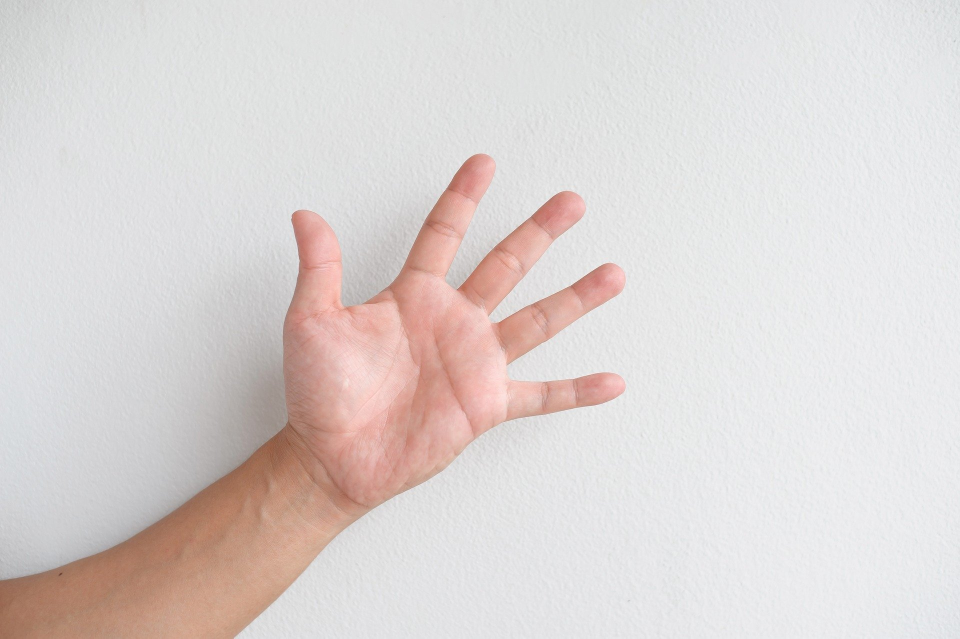
#> input picture images/paper.jpg, 1920 x 1277 px, given in place of the camera (shown at 1/2 size)
$ python opencv_morphological.py
#> lines starting #> are read from the running program, lines starting #| are printed output that depends on the picture; after the words box and inside, x2 and y2 are one past the last pixel; in counts of white or black regions, pixels touching at a corner belong together
#> further down, cap is the input picture: shape (1277, 1920, 3); mean B, G, R 211.7, 213.5, 221
from enum import auto, Enum
from typing import Tuple

import cv2 as cv
import numpy as np


class Shape(Enum):
    rock = auto()
    paper = auto()
    scissors = auto()

    none = auto()


def detect(img: np.ndarray) -> Tuple[np.ndarray, Shape]:
    # img = cv.resize(img, (720, 480))
    img = cv.resize(img, None, fx=0.5, fy=0.5)
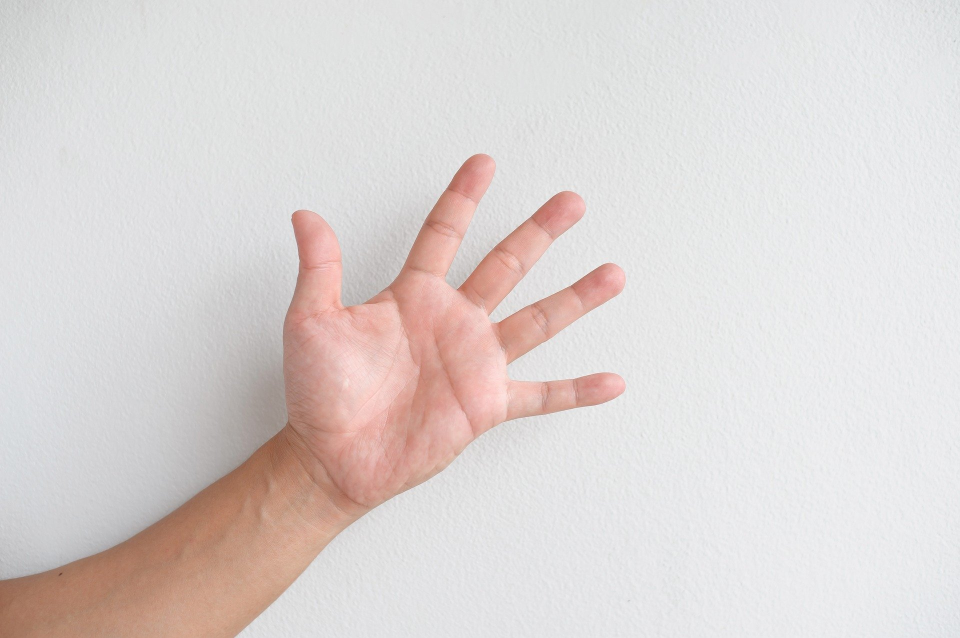
#> img: shape (638, 960, 3); mean of channels 0, 1, 2 211.8, 213.6, 221.2; drawn as B, G, R
    img: np.ndarray

    # [6 lines of commented-out code are left out]

    rn = cv.blur(img, (5, 5))
    # cv.imshow("1. blur", rn)

    hsv = cv.cvtColor(rn, cv.COLOR_BGR2HSV)
#> hsv: shape (638, 960, 3); mean H, S, V 71.8, 15.2, 222.7
    lower = np.array([0, 30, 90], dtype="uint8")
    upper = np.array([50, 255, 255], dtype="uint8")
    skin_region_hsv = cv.inRange(hsv, lower, upper)
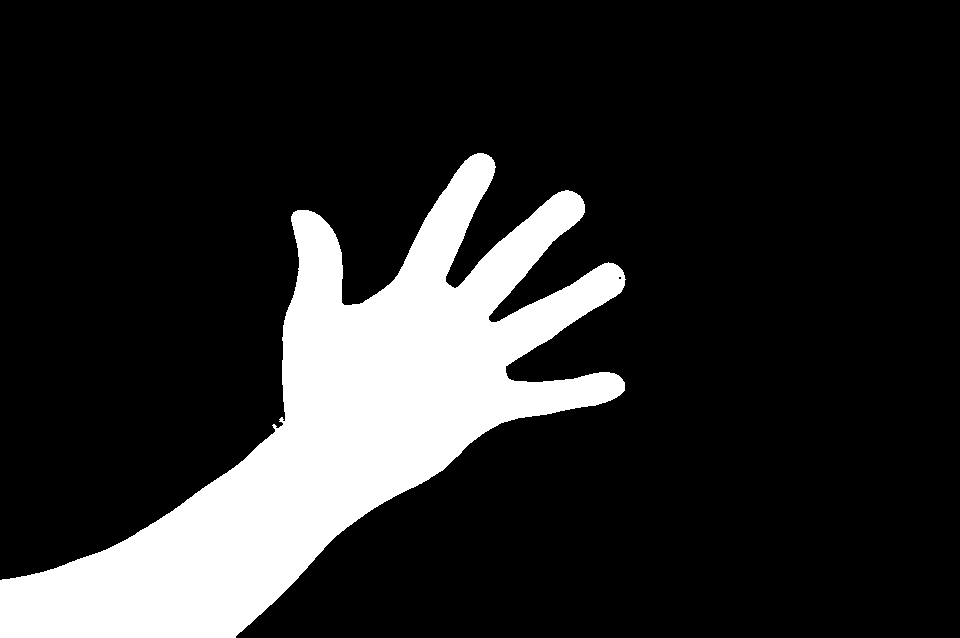
#> skin_region_hsv: shape (638, 960); 16.6% white; 1 white region, box (x1, y1, x2, y2) and area: (0, 153, 626, 638) 101386

    blurred = cv.medianBlur(skin_region_hsv, 5)
#> blurred: shape (638, 960); 16.6% white; 1 white region, box (x1, y1, x2, y2) and area: (0, 153, 625, 638) 101393

    kernel = np.ones((8, 8), np.uint8)
    morphed = cv.morphologyEx(blurred, cv.MORPH_DILATE, kernel)
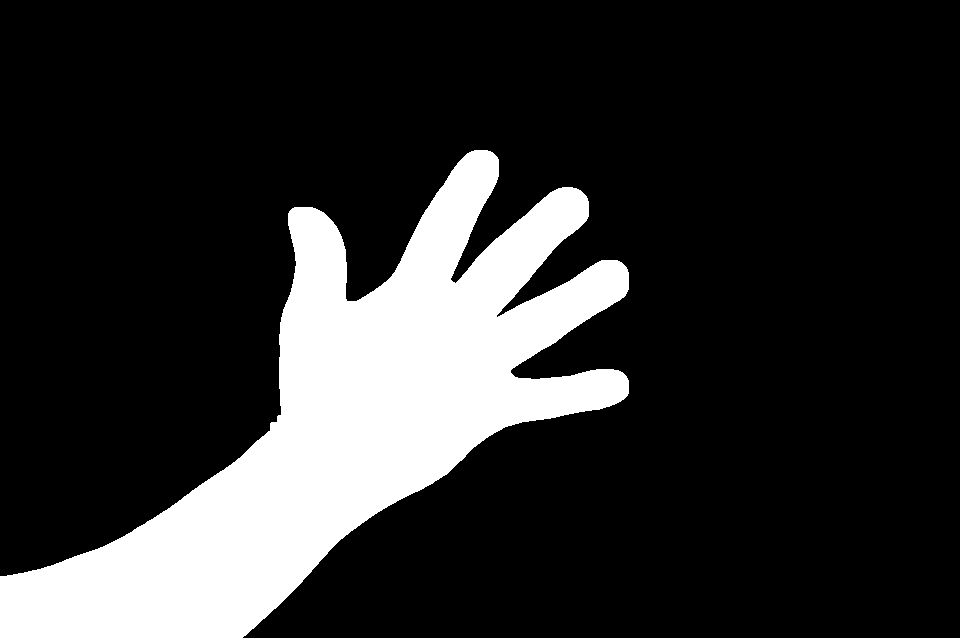
#> morphed: shape (638, 960); 18.3% white; 1 white region, box (x1, y1, x2, y2) and area: (0, 150, 629, 638) 111828
    morphed = cv.medianBlur(morphed, 5)
#> morphed: shape (638, 960); 18.3% white; 1 white region

    contours, hierarchy = cv.findContours(morphed, cv.RETR_TREE, cv.CHAIN_APPROX_SIMPLE)
#> contours = 1 contour; box (x1, y1, x2, y2) and area: (0, 150, 629, 638) 110696
    contours = max(contours, key=lambda x: cv.contourArea(x))
#> contours = contour of 977 points, box (x1, y1, x2, y2) (0, 150, 629, 638), area 110696
    cv.drawContours(img, [contours], -1, (0, 255, 0), 2)

    # Apply approxPolyDP
    """
    contours, hierarchy = cv.findContours(morphed, cv.RETR_TREE, cv.CHAIN_APPROX_SIMPLE)
    contours = max(contours, key=lambda x: cv.contourArea(x))
    epsilon = 0.0075 * cv.arcLength(contours, True)
    contours = cv.approxPolyDP(contours, epsilon, True)
    cv.drawContours(img, [contours], -1, (0, 255, 0), 2)
    """

    hull = cv.convexHull(contours)
#> hull = contour of 19 points, box (x1, y1, x2, y2) (0, 150, 629, 638), area 178050
    cv.drawContours(img, [hull], -1, (0, 0, 0), 2)
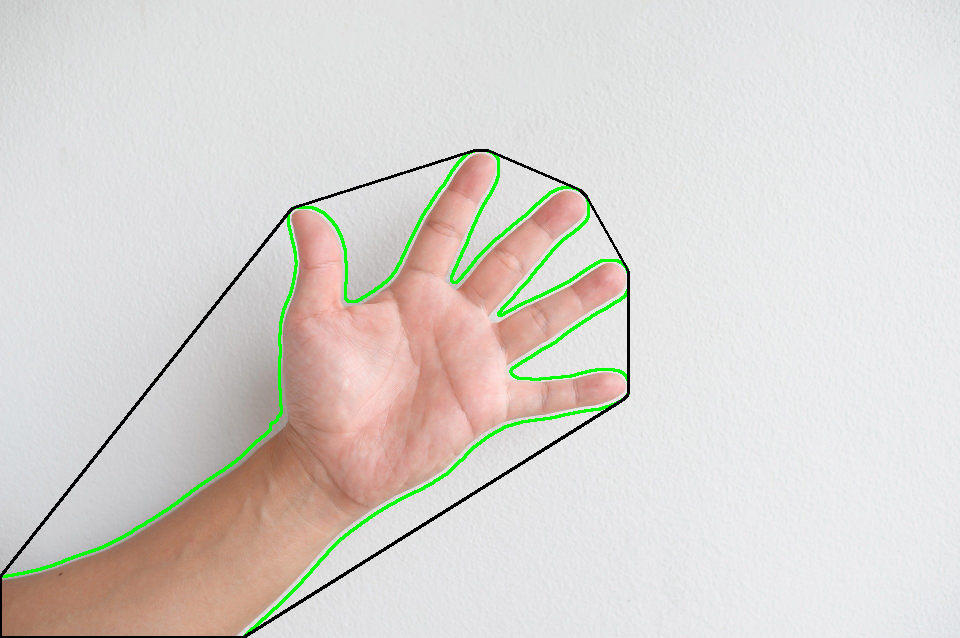
#> img: shape (638, 960, 3); mean of channels 0, 1, 2 207.6, 212.4, 216.8; drawn as B, G, R
    hull = cv.convexHull(contours, returnPoints=False)
#> hull = 19 values, max 976 at index 0, min 0 at index 18, mean 550.6
    defects = cv.convexityDefects(contours, hull)
#> defects = 13 rows, first 6: [0, 156, 117, 27733], [156, 158, 157, 114], [159, 388, 228, 30830], [390, 562, 497, 10417], [562, 564, 563, 142], [565, 567, 566, 114]

    acutes = 0
    for i in range(defects.shape[0]):
        s, e, f, d = defects[i][0]
        start = tuple(contours[s][0])
        end = tuple(contours[e][0])
        far = tuple(contours[f][0])

        a = np.sqrt((end[0] - start[0]) ** 2 + (end[1] - start[1]) ** 2)
        b = np.sqrt((far[0] - start[0]) ** 2 + (far[1] - start[1]) ** 2)
        c = np.sqrt((end[0] - far[0]) ** 2 + (end[1] - far[1]) ** 2)

        angle = np.arccos((b ** 2 + c ** 2 - a ** 2) / (2 * b * c))
        if angle <= np.pi / 2:
            acutes += 1
            cv.circle(img, start, 4, [0, 0, 255], -1)
#> this loop made 13 passes
#> (s, e, f, d, start, end, far, a) on passes 1 to 10: (0, 156, 117, 27733, (474, 150), (294, 207), (356, 301), 188.8), (156, 158, 157, 114, (294, 207), (292, 208), (293, 208), 2.24), (159, 388, 228, 30830, (289, 211), (0, 576), (270, 429), 465.6), (390, 562, 497, 10417, (243, 637), (620, 401), (489, 435), 444.8), (562, 564, 563, 142, (620, 401), (623, 399), (622, 399), 3.61), (565, 567, 566, 114, (627, 395), (628, 393), (627, 394), 2.24), (567, 699, 609, 30208, (628, 393), (628, 272), (510, 371), 121), (699, 701, 700, 162, (628, 272), (627, 269), (627, 271), 3.16), (701, 703, 702, 114, (627, 269), (626, 267), (626, 268), 2.24), (703, 835, 798, 34455, (626, 267), (586, 196), (498, 314), 81.49)
#> img: shape (638, 960, 3); 0.03% of pixels changed, all inside (x1, y1, x2, y2) = (470, 146, 633, 398)
#> after the loop, acutes = 4

    fingers = acutes + 1 if acutes > 0 else acutes
#> fingers = 5

    if not fingers:
        _shape = Shape.rock
    elif fingers == 2:
        _shape = Shape.scissors
    elif fingers == 5:
        _shape = Shape.paper
    else:
        _shape = Shape.none

    return img, _shape


camera = cv.VideoCapture(0)

while camera.isOpened():
    _, cap = camera.read()
    # noinspection PyBroadException
    try:
        cap, shape = detect(cap)
        cv.putText(
            cap,
            str(shape).split(".")[1],
            (0, 50),
            cv.FONT_HERSHEY_SIMPLEX,
            2,
            (0, 0, 255),
            4,
            cv.LINE_AA,
        )
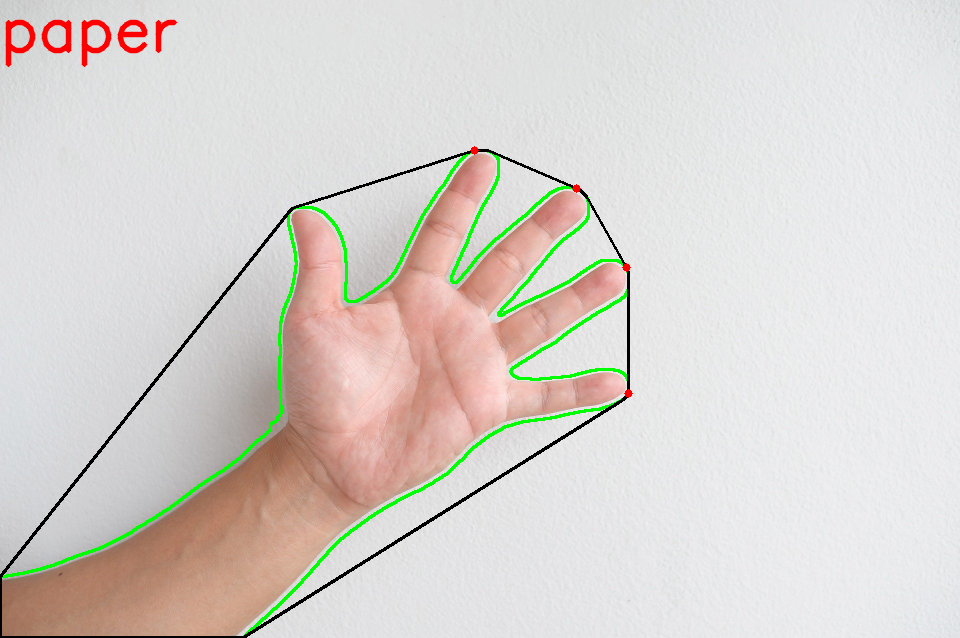
#> cap: shape (638, 960, 3); mean of channels 0, 1, 2 206.7, 211.5, 217; drawn as B, G, R
    except Exception:
        pass

    cv.imshow("2020 Kanggo Storm - Rock Paper Scissors!", cap)

    if cv.waitKey(1) & 0xFF == ord("q"):
#> (key q is pressed here)
        break
else:
    im = cv.imread("images/rock.jpg")
    import time

    start_time = time.time()
    im, sh = detect(im)
    cv.putText(
        im,
        str(sh).split(".")[1],
        (0, 50),
        cv.FONT_HERSHEY_SIMPLEX,
        2,
        (0, 0, 255),
        4,
        cv.LINE_AA,
    )
    end_time = time.time()
    cv.imshow("2020 Kanggo Storm - Rock Paper Scissors!", im)
    cv.waitKey()

    print("Detect {} in {}s".format(sh, end_time - start_time))

    raise IOError("No camera available")

camera.release()
cv.destroyAllWindows()

$ run again, on images/rock1.jpg
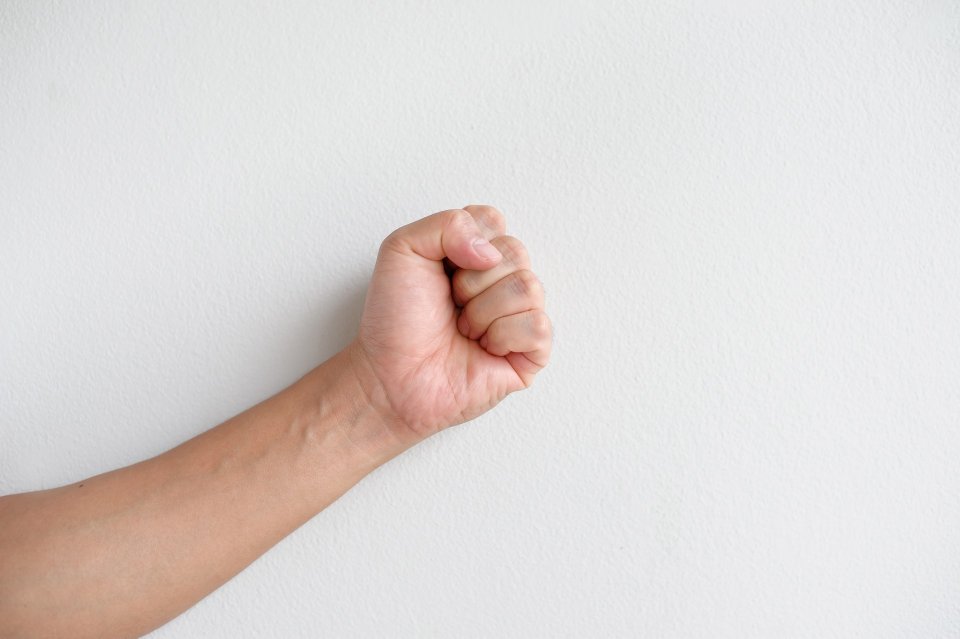
#> input picture images/rock1.jpg, 1920 x 1277 px, given in place of the camera (shown at 1/2 size)
#> cap is the input picture: shape (1277, 1920, 3); mean B, G, R 213.8, 216.1, 222.6
#> hsv: shape (638, 960, 3); mean H, S, V 77.5, 15.2, 224.3
#> in detect, `skin_region_hsv = cv.inRange(hsv, lower, upper)`:
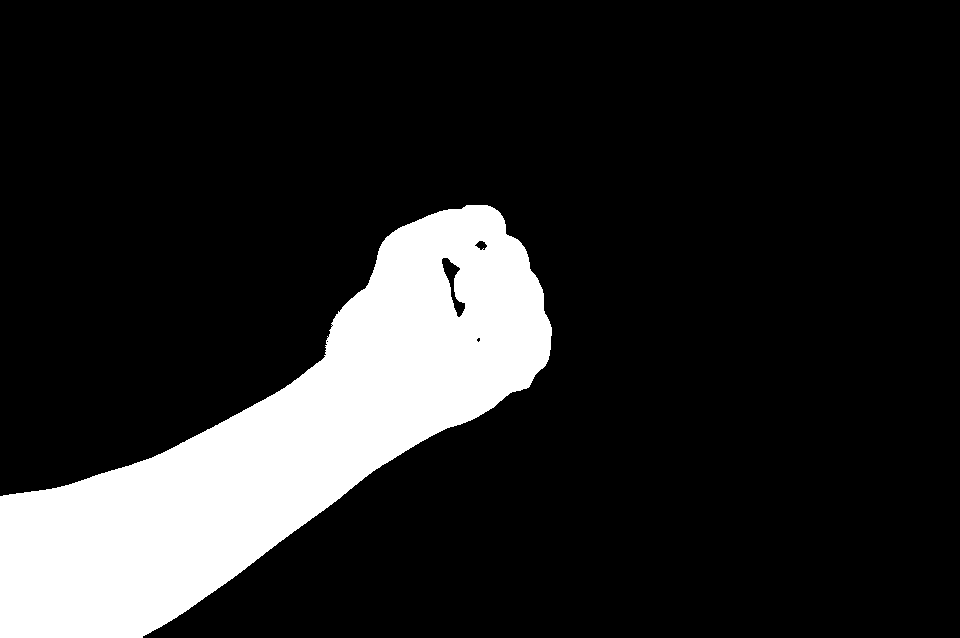
#> skin_region_hsv: shape (638, 960); 15.4% white; 1 white region, box (x1, y1, x2, y2) and area: (0, 205, 552, 638) 94283
#> blurred: shape (638, 960); 15.4% white; 1 white region, box (x1, y1, x2, y2) and area: (0, 205, 552, 638) 94309
#> in detect, `contours, hierarchy = cv.findContours(morphed, cv.RETR_TREE, cv.CHAIN_..`: contours = 2 contours, 1 with area under 20; largest, box (x1, y1, x2, y2) and area: (0, 202, 556, 638) 99993
#> in detect, `contours = max(contours, key=lambda x: cv.contourArea(x))`: contours = contour of 678 points, box (x1, y1, x2, y2) (0, 202, 556, 638), area 99993
#> in detect, `hull = cv.convexHull(contours)`: hull = contour of 29 points, box (x1, y1, x2, y2) (0, 202, 556, 638), area 123786
#> in detect, `hull = cv.convexHull(contours, returnPoints=False)`: hull = 29 values, max 677 at index 0, min 0 at index 28, mean 430.9
#> defects = 23 rows, first 6: [0, 10, 7, 637], [10, 12, 11, 186], [12, 20, 15, 219], [20, 42, 33, 254], [42, 46, 43, 114], [46, 50, 47, 142]
#> the loop in detect, `for i in range(defects.shape[0]):` made 23 passes
#> (s, e, f, d, start, end, far, a) on passes 1 to 7: (0, 10, 7, 637, (464, 202), (440, 207), (457, 206), 24.52), (10, 12, 11, 186, (440, 207), (436, 208), (439, 208), 4.12), (12, 20, 15, 219, (436, 208), (425, 212), (433, 210), 11.7), (20, 42, 33, 254, (425, 212), (399, 223), (411, 219), 28.23), (42, 46, 43, 114, (399, 223), (395, 225), (398, 224), 4.47), (46, 50, 47, 142, (395, 225), (389, 229), (393, 227), 7.21), (50, 336, 133, 17611, (389, 229), (0, 492), (287, 381), 469.6)
#> after the loop in detect, `for i in range(defects.shape[0]):`: acutes = 0
#> `cv.putText( cap, str(shape).split(".")[1], (0, 50), cv.FONT_HERSHEY_SI..`:
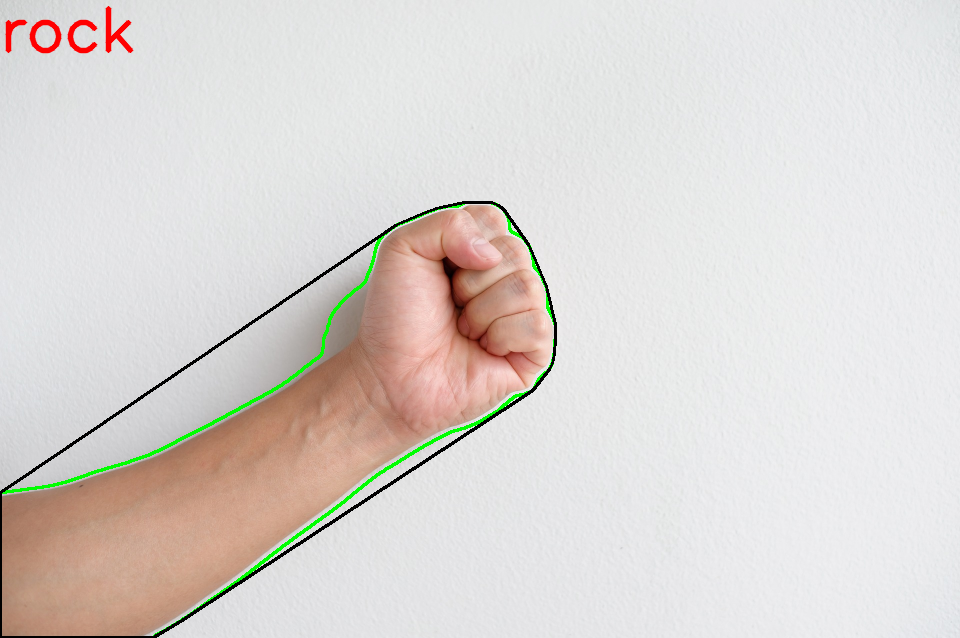
#> cap: shape (638, 960, 3); mean of channels 0, 1, 2 210.8, 214.5, 220.1; drawn as B, G, R
